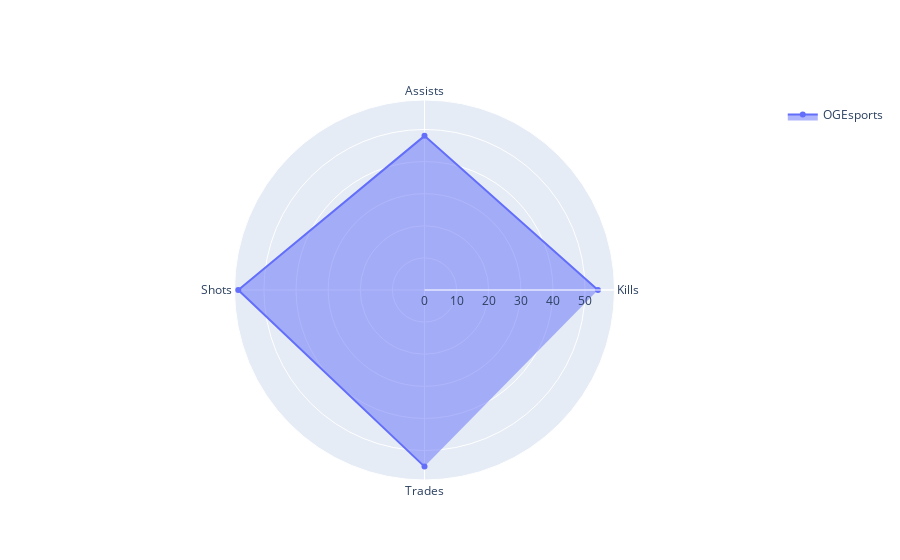

Notebook cell for this chart:
### Markdown cell above
### By Team

### Code cell
custom_theta = ["Kills", "Assists", "Shots", "Trades"]

fig = go.Figure()

team_names = df.teamName.unique().tolist()
fig.add_trace(go.Scatterpolar(
    r= ((df.query(f"teamName=='{team_names[0]}'")[cats].sum(axis=0) /df[cats].sum(axis=0) ) * 100).astype(int),
    theta=custom_theta,
    fill="toself",
    name=f"{team_names[0]}"
))

# fig.add_trace(go.Scatterpolar(
#     r= ((df.query(f"teamName=='{team_names[1]}'")[cats].sum(axis=0) /df[cats].sum(axis=0) ) * 100).astype(int),

#     theta=custom_theta,
#     fill="toself",
#     name=f"{team_names[1]}"
# ))

fig.update_layout(
  polar=dict(
    radialaxis=dict(
      visible=True
    ),
  ),
  showlegend=True
)

fig.show()

### Figure 1 — Plotly figure (JSON) as saved in the notebook; plotly's stock layout.template omitted (floating-point values rounded to 4 significant figures)
{"data": [{"fill": "toself", "name": "OGEsports", "r": [54, 48, 58, 55], "theta": ["Kills", "Assists", "Shots", "Trades"], "type": "scatterpolar"}], "layout": {"polar": {"radialaxis": {"visible": true}}, "showlegend": true}}
